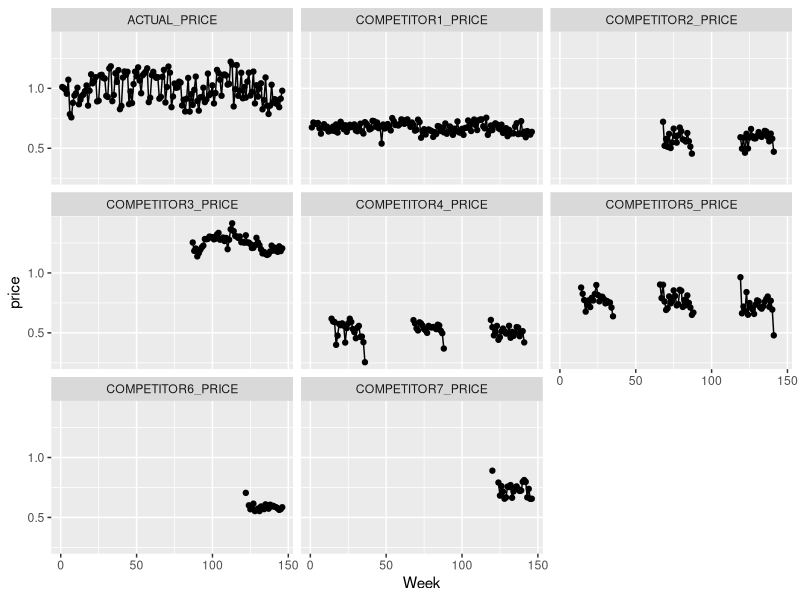
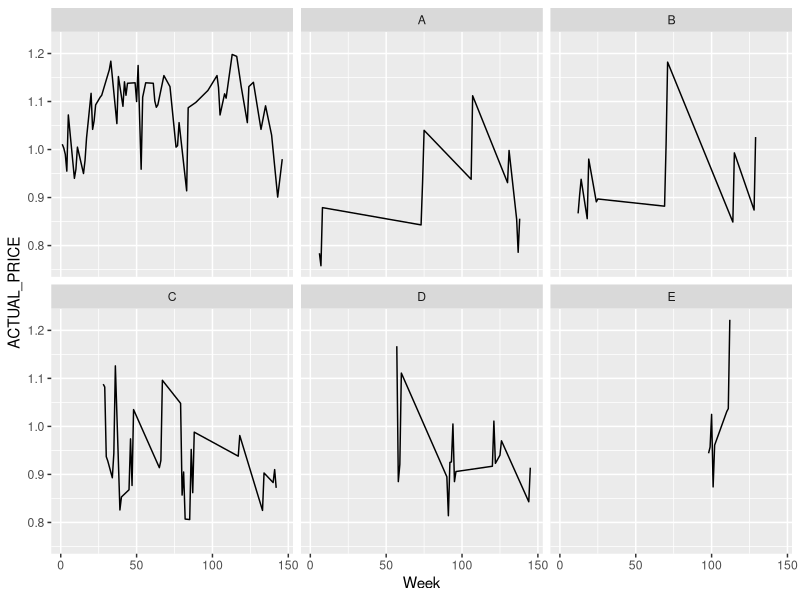
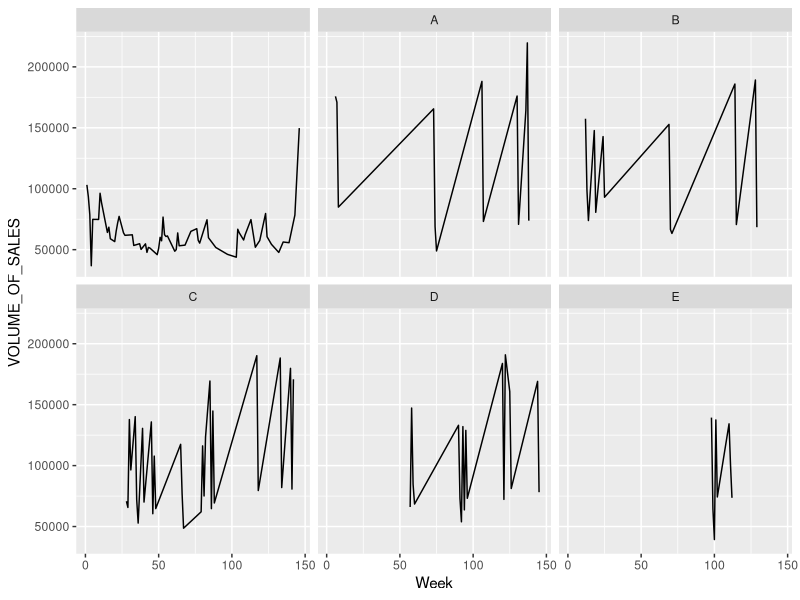
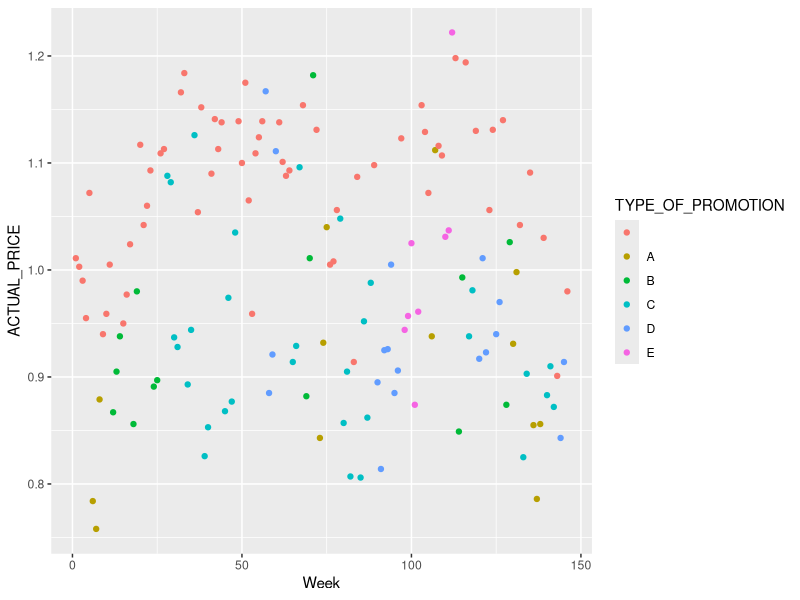
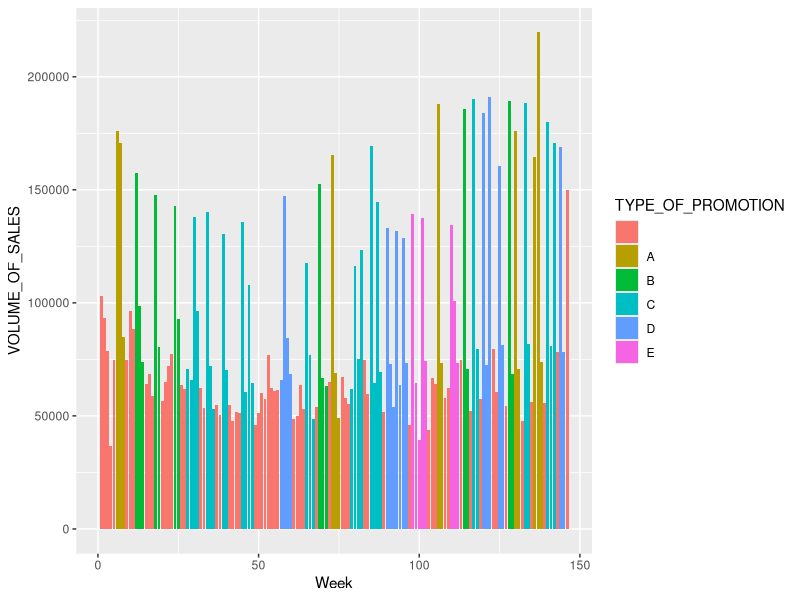

Source code (R) for these figures, in order:
library(tidyverse)

data <- read.csv("1DATATHON_SAP_AI_initial_data.csv", header = TRUE, sep = ";", stringsAsFactors = FALSE)

data %>% head()

str(data)
data[data == 0] = NA
# remove the week - its the same as row
colNamesData <- colnames(data)
data %>% select(contains("COMPE"), -VOLUME_OF_SALES, Week, -TYPE_OF_PROMOTION, ACTUAL_PRICE) %>% 
  gather(provider, price, -Week) %>%  ggplot(aes(x = Week, y = price)) + geom_line() +geom_point() + facet_wrap(~provider)

data %>% select(ACTUAL_PRICE, Week, TYPE_OF_PROMOTION) %>% 
  ggplot(aes(x = Week, y = ACTUAL_PRICE)) + geom_line() +facet_wrap(~TYPE_OF_PROMOTION)

data %>% select(VOLUME_OF_SALES, Week, TYPE_OF_PROMOTION) %>% 
  ggplot(aes(x = Week, y = VOLUME_OF_SALES)) + geom_line() + facet_wrap(~TYPE_OF_PROMOTION)


data %>% select(ACTUAL_PRICE, Week, TYPE_OF_PROMOTION) %>% 
  ggplot(aes(x = Week, y = ACTUAL_PRICE)) + geom_point(aes(colour = TYPE_OF_PROMOTION)) 

# this one is nice
data %>% select(VOLUME_OF_SALES, Week, TYPE_OF_PROMOTION) %>% 
  ggplot(aes(x = Week, y = VOLUME_OF_SALES)) + geom_col(aes(fill = TYPE_OF_PROMOTION)) 
